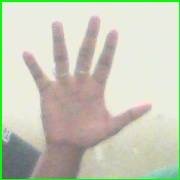
#> input picture test.jpg, 180 x 180 px
$ python untitled2.py   (older library calls are emulated)
#> lines starting #> are read from the running program, lines starting #| are printed output that depends on the picture; after the words box and inside, x2 and y2 are one past the last pixel; in counts of white or black regions, pixels touching at a corner belong together
# -*- coding: utf-8 -*-
"""
Created on Mon Apr  4 01:08:41 2016

@author: laksh
"""

import numpy as np
import cv2

im = cv2.imread('test.jpg')
#> im is the input picture: shape (180, 180, 3); mean B, G, R 185.8, 203.9, 200.3
imgray = cv2.cvtColor(im,cv2.COLOR_BGR2GRAY)
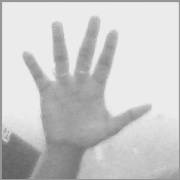
#> imgray: shape (180, 180); min 91, max 245, mean 200.8
ret,thresh = cv2.threshold(imgray,127,255,0)
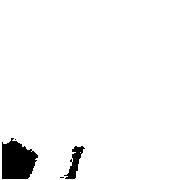
#> thresh: shape (180, 180); 95.7% white; 4 black regions (2 under 20 px)
_,contours, hierarchy = cv2.findContours(thresh,cv2.RETR_TREE,cv2.CHAIN_APPROX_SIMPLE)
#> contours = 7 contours, 4 with area under 20; largest, box (x1, y1, x2, y2) and area: (0, 0, 180, 180) 32041, (1, 137, 39, 180) 1164, (63, 145, 86, 180) 322
#> (the run stopped early here; a loop or call above may not have finished)

$ run again, with haat.jpg copied over test.jpg
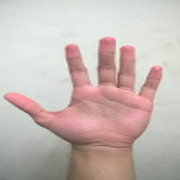
#> input picture haat.jpg, 180 x 180 px
#> im is the input picture: shape (180, 180, 3); mean B, G, R 179.9, 185, 198.9
#> `imgray = cv2.cvtColor(im,cv2.COLOR_BGR2GRAY)`:
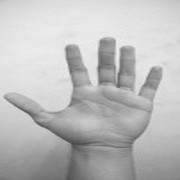
#> imgray: shape (180, 180); min 69, max 240, mean 188.6
#> `ret,thresh = cv2.threshold(imgray,127,255,0)`:
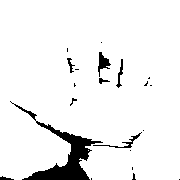
#> thresh: shape (180, 180); 93.8% white; 21 black regions (14 under 20 px)
#> contours = 23 contours, 15 with area under 20; largest, box (x1, y1, x2, y2) and area: (0, 0, 180, 180) 30480, (97, 51, 112, 78) 176, (92, 132, 142, 149) 172, (115, 58, 124, 89) 104, (13, 103, 38, 122) 96, (66, 57, 76, 74) 66, (98, 77, 111, 85) 46, (69, 97, 78, 107) 30

$ run again, with hand.jpg copied over test.jpg
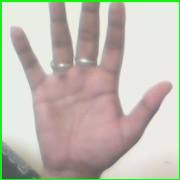
#> input picture hand.jpg, 180 x 180 px
#> im is the input picture: shape (180, 180, 3); mean B, G, R 178.1, 189.2, 193.3
#> `imgray = cv2.cvtColor(im,cv2.COLOR_BGR2GRAY)`:
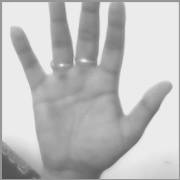
#> imgray: shape (180, 180); min 72, max 248, mean 189.2
#> `ret,thresh = cv2.threshold(imgray,127,255,0)`:
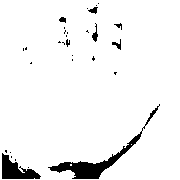
#> thresh: shape (180, 180); 94.6% white; 30 black regions (22 under 20 px)
#> contours = 42 contours, 32 with area under 20; largest, box (x1, y1, x2, y2) and area: (0, 0, 180, 180) 32041, (47, 130, 143, 180) 1018, (1, 152, 42, 180) 568, (144, 105, 160, 127) 78, (91, 23, 99, 43) 68

$ run again, with hand1.jpg copied over test.jpg
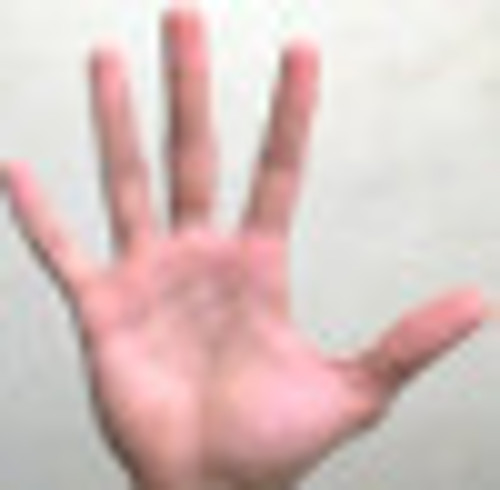
#> input picture hand1.jpg, 500 x 490 px
#> im is the input picture: shape (490, 500, 3); mean B, G, R 191.5, 194.4, 216.2
#> `imgray = cv2.cvtColor(im,cv2.COLOR_BGR2GRAY)`:
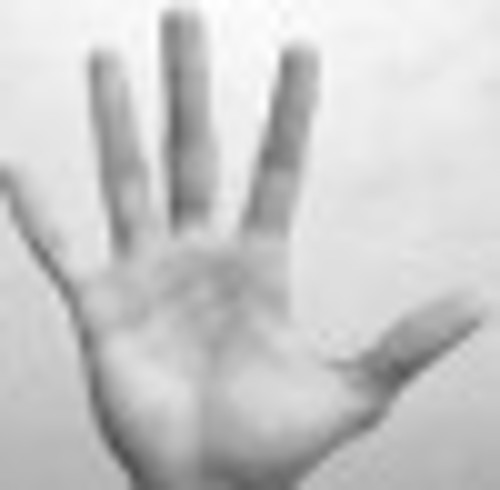
#> imgray: shape (490, 500); min 78, max 255, mean 200.6
#> `ret,thresh = cv2.threshold(imgray,127,255,0)`:
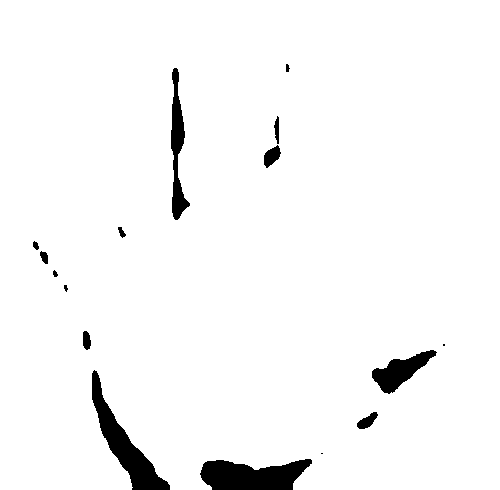
#> thresh: shape (490, 500); 96.6% white; 16 black regions (3 under 20 px)
#> contours = 15 contours, 2 with area under 20; largest, box (x1, y1, x2, y2) and area: (0, 0, 500, 490) 238835, (170, 67, 191, 221) 1454, (371, 349, 438, 395) 1300, (263, 144, 282, 169) 260, (356, 411, 379, 430) 216
